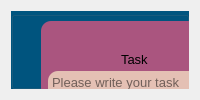
    <widget class="QWidget" name="tabWidgetsPageSchedule">
     <attribute name="title">
      <string>Schedule</string>
     </attribute>
     <layout class="QVBoxLayout" name="verticalLayout_6">
      <item>
       <widget class="QGroupBox" name="groupBox_coursesch">
        <property name="toolTipDuration">
         <number>0</number>
        </property>
        <property name="styleSheet">
         <string notr="true">background-color: rgb(0, 85, 127);</string>
        </property>
        <property name="title">
         <string/>
        </property>
        <widget class="QGroupBox" name="groupBox_2">
         <property name="geometry">
          <rect>
           <x>650</x>
           <y>10</y>
           <width>201</width>
           <height>241</height>
          </rect>
         </property>
         <property name="font">
          <font>
           <family>Calibri</family>
           <pointsize>12</pointsize>
           <weight>75</weight>
           <bold>true</bold>
          </font>
         </property>
         <property name="toolTipDuration">
          <number>0</number>
         </property>
         <property name="styleSheet">
          <string notr="true">background-color: rgb(170, 85, 127);
border-color: rgb(0, 85, 127);
color: rgb(0, 0, 0);
border-radius:10px;</string>
         </property>
         <property name="title">
          <string>Create New Announcement</string>
         </property>
         <property name="alignment">
          <set>Qt::AlignCenter</set>
         </property>
         <widget class="QTextEdit" name="textEdit_announcementtext">
          <property name="geometry">
           <rect>
            <x>18</x>
            <y>40</y>
            <width>171</width>
            <height>51</height>
           </rect>
          </property>
          <property name="toolTipDuration">
           <number>0</number>
          </property>
          <property name="styleSheet">
           <string notr="true">background-color: rgb(228, 192, 180);</string>
          </property>
          <property name="placeholderText">
           <string>Please write your announcement text here...</string>
          </property>
         </widget>
         <widget class="QLabel" name="label_announcement_3">
          <property name="geometry">
           <rect>
            <x>28</x>
            <y>100</y>
            <width>171</width>
            <height>20</height>
           </rect>
          </property>
          <property name="toolTipDuration">
           <number>0</number>
          </property>
          <property name="styleSheet">
           <string notr="true">color: rgb(0, 0, 0);</string>
          </property>
          <property name="text">
           <string>&lt;html&gt;&lt;head/&gt;&lt;body&gt;&lt;p&gt;&lt;span style=&quot; font-size:10pt;&quot;&gt;Deadline of the announcement&lt;/span&gt;&lt;/p&gt;&lt;/body&gt;&lt;/html&gt;</string>
          </property>
         </widget>
         <widget class="QPushButton" name="pushButton_SendAnnouncement">
          <property name="geometry">
           <rect>
            <x>30</x>
            <y>180</y>
            <width>151</width>
            <height>51</height>
           </rect>
          </property>
          <property name="font">
           <font>
            <family>Calibri</family>
            <pointsize>10</pointsize>
            <weight>75</weight>
            <bold>true</bold>
           </font>
          </property>
          <property name="toolTipDuration">
           <number>0</number>
          </property>
          <property name="styleSheet">
           <string notr="true">border-radius:10px;
background-color: rgb(85, 255, 0);
border-color: qradialgradient(spread:pad, cx:0.5, cy:0.5, radius:0.5, fx:0.5, fy:0.5, stop:0 rgba(0, 0, 0, 255), stop:0.19397 rgba(0, 0, 0, 255), stop:0.202312 rgba(122, 97, 0, 255), stop:0.495514 rgba(76, 58, 0, 255), stop:0.504819 rgba(255, 255, 255, 255), stop:0.79 rgba(255, 255, 255, 255), stop:1 rgba(255, 158, 158, 255));
color: rgb(0, 0, 0);
</string>
          </property>
          <property name="text">
           <string>📢
PUBLISH
ANNOUNCEMENT</string>
          </property>
         </widget>
         <widget class="QLabel" name="label_announcement_2">
          <property name="geometry">
           <rect>
            <x>48</x>
            <y>20</y>
            <width>121</width>
            <height>20</height>
           </rect>
          </property>
          <property name="toolTipDuration">
           <number>0</number>
          </property>
          <property name="styleSheet">
           <string notr="true">color: rgb(0, 0, 0);</string>
          </property>
          <property name="text">
           <string>&lt;html&gt;&lt;head/&gt;&lt;body&gt;&lt;p&gt;&lt;span style=&quot; font-size:10pt;&quot;&gt;Announcement Text&lt;/span&gt;&lt;/p&gt;&lt;/body&gt;&lt;/html&gt;</string>
          </property>
         </widget>
         <widget class="QDateEdit" name="dateEdit_lastdateofannouncement">
          <property name="geometry">
           <rect>
            <x>18</x>
            <y>120</y>
            <width>171</width>
            <height>41</height>
           </rect>
          </property>
          <property name="toolTipDuration">
           <number>0</number>
          </property>
          <property name="styleSheet">
           <string notr="true">border-radius:10px;
color: rgb(0, 0, 0);
background-color: rgb(228, 192, 180);</string>
          </property>
          <property name="dateTime">
           <datetime>
            <hour>0</hour>
            <minute>0</minute>
            <second>0</second>
            <year>2024</year>
            <month>1</month>
            <day>1</day>
           </datetime>
          </property>
          <property name="time">
           <time>
            <hour>0</hour>
            <minute>0</minute>
            <second>0</second>
           </time>
          </property>
          <property name="currentSection">
           <enum>QDateTimeEdit::DaySection</enum>
          </property>
          <property name="displayFormat">
           <string>d/M/yyyy</string>
          </property>
          <property name="calendarPopup">
           <bool>true</bool>
          </property>
          <property name="date">
           <date>
            <year>2024</year>
            <month>1</month>
            <day>1</day>
           </date>
          </property>
         </widget>
        </widget>
        <widget class="Line" name="line">
         <property name="geometry">
          <rect>
           <x>-10</x>
           <y>250</y>
           <width>631</width>
           <height>16</height>
          </rect>
         </property>
         <property name="toolTipDuration">
          <number>0</number>
         </property>
         <property name="orientation">
          <enum>Qt::Horizontal</enum>
         </property>
        </widget>
        <widget class="Line" name="line_2">
         <property name="geometry">
          <rect>
           <x>610</x>
           <y>0</y>
           <width>20</width>
           <height>541</height>
          </rect>
         </property>
         <property name="toolTipDuration">
          <number>0</number>
         </property>
         <property name="orientation">
          <enum>Qt::Vertical</enum>
         </property>
        </widget>
        <widget class="QGroupBox" name="groupBox_NewTask">
         <property name="enabled">
          <bool>true</bool>
         </property>
         <property name="geometry">
          <rect>
           <x>30</x>
           <y>10</y>
           <width>551</width>
           <height>241</height>
          </rect>
         </property>
         <property name="sizePolicy">
          <sizepolicy hsizetype="Expanding" vsizetype="Expanding">
           <horstretch>0</horstretch>
           <verstretch>0</verstretch>
          </sizepolicy>
         </property>
         <property name="font">
          <font>
           <family>Calibri</family>
           <pointsize>12</pointsize>
           <weight>75</weight>
           <bold>true</bold>
          </font>
         </property>
         <property name="toolTipDuration">
          <number>0</number>
         </property>
         <property name="autoFillBackground">
          <bool>false</bool>
         </property>
         <property name="styleSheet">
          <string notr="true">
border-radius:10px;
background-color: rgb(170, 85, 127);
</string>
         </property>
         <property name="title">
          <string>Create New Task</string>
         </property>
         <property name="alignment">
          <set>Qt::AlignCenter</set>
         </property>
         <property name="checkable">
          <bool>false</bool>
         </property>
         <widget class="QListWidget" name="listWidget_AssignList">
          <property name="geometry">
           <rect>
            <x>210</x>
            <y>50</y>
            <width>193</width>
            <height>141</height>
           </rect>
          </property>
          <property name="sizePolicy">
           <sizepolicy hsizetype="Maximum" vsizetype="Minimum">
            <horstretch>0</horstretch>
            <verstretch>0</verstretch>
           </sizepolicy>
          </property>
          <property name="toolTipDuration">
           <number>0</number>
          </property>
          <property name="styleSheet">
           <string notr="true">background-color: rgb(228, 192, 180);</string>
          </property>
          <property name="inputMethodHints">
           <set>Qt::ImhMultiLine</set>
          </property>
          <property name="frameShape">
           <enum>QFrame::StyledPanel</enum>
          </property>
          <property name="selectionMode">
           <enum>QAbstractItemView::MultiSelection</enum>
          </property>
         </widget>
         <widget class="QPushButton" name="pushButton_CreateTask">
          <property name="enabled">
           <bool>true</bool>
          </property>
          <property name="geometry">
           <rect>
            <x>410</x>
            <y>130</y>
            <width>121</width>
            <height>51</height>
           </rect>
          </property>
          <property name="sizePolicy">
           <sizepolicy hsizetype="Expanding" vsizetype="Expanding">
            <horstretch>0</horstretch>
            <verstretch>0</verstretch>
           </sizepolicy>
          </property>
          <property name="font">
           <font>
            <family>Calibri</family>
            <pointsize>10</pointsize>
            <weight>75</weight>
            <italic>false</italic>
            <bold>true</bold>
           </font>
          </property>
          <property name="toolTip">
           <string>&lt;html&gt;&lt;head/&gt;&lt;body&gt;&lt;p&gt;Create Task&lt;/p&gt;&lt;/body&gt;&lt;/html&gt;</string>
          </property>
          <property name="toolTipDuration">
           <number>0</number>
          </property>
          <property name="styleSheet">
           <string notr="true">background-color: rgb(228, 192, 180);
background-color: rgb(85, 255, 0);
border-radius:10px;
</string>
          </property>
          <property name="text">
           <string>💾
SAVE</string>
          </property>
         </widget>
         <widget class="QLabel" name="label_Assignees">
          <property name="geometry">
           <rect>
            <x>270</x>
            <y>30</y>
            <width>71</width>
            <height>16</height>
           </rect>
          </property>
          <property name="sizePolicy">
           <sizepolicy hsizetype="Maximum" vsizetype="Maximum">
            <horstretch>0</horstretch>
            <verstretch>0</verstretch>
           </sizepolicy>
          </property>
          <property name="font">
           <font>
            <pointsize>10</pointsize>
           </font>
          </property>
          <property name="toolTipDuration">
           <number>0</number>
          </property>
          <property name="text">
           <string>Assignees</string>
          </property>
         </widget>
         <widget class="QLabel" name="label_Task">
          <property name="geometry">
           <rect>
            <x>80</x>
            <y>30</y>
            <width>41</width>
            <height>16</height>
           </rect>
          </property>
          <property name="sizePolicy">
           <sizepolicy hsizetype="Maximum" vsizetype="Maximum">
            <horstretch>0</horstretch>
            <verstretch>0</verstretch>
           </sizepolicy>
          </property>
          <property name="font">
           <font>
            <pointsize>10</pointsize>
           </font>
          </property>
          <property name="toolTipDuration">
           <number>0</number>
          </property>
          <property name="text">
           <string>Task </string>
          </property>
         </widget>
         <widget class="QLabel" name="label_Deadline">
          <property name="geometry">
           <rect>
            <x>450</x>
            <y>29</y>
            <width>51</width>
            <height>16</height>
           </rect>
          </property>
          <property name="sizePolicy">
           <sizepolicy hsizetype="Maximum" vsizetype="Maximum">
            <horstretch>0</horstretch>
            <verstretch>0</verstretch>
           </sizepolicy>
          </property>
          <property name="font">
           <font>
            <pointsize>10</pointsize>
           </font>
          </property>
          <property name="toolTipDuration">
           <number>0</number>
          </property>
          <property name="text">
           <string>Deadline</string>
          </property>
         </widget>
         <widget class="QPlainTextEdit" name="plainTextEdit_NewTask">
          <property name="geometry">
           <rect>
            <x>7</x>
            <y>50</y>
            <width>193</width>
            <height>141</height>
           </rect>
          </property>
          <property name="sizePolicy">
           <sizepolicy hsizetype="Maximum" vsizetype="Minimum">
            <horstretch>0</horstretch>
            <verstretch>0</verstretch>
           </sizepolicy>
          </property>
          <property name="font">
           <font>
            <family>Arial</family>
            <pointsize>10</pointsize>
            <italic>false</italic>
           </font>
          </property>
          <property name="toolTipDuration">
           <number>0</number>
          </property>
          <property name="styleSheet">
           <string notr="true">background-color: rgb(228, 192, 180);

</string>
          </property>
          <property name="placeholderText">
           <string>Please write your task description here...</string>
          </property>
         </widget>
         <widget class="QDateTimeEdit" name="dateTimeEdit_Deadline">
          <property name="geometry">
           <rect>
            <x>410</x>
            <y>49</y>
            <width>121</width>
            <height>41</height>
           </rect>
          </property>
          <property name="sizePolicy">
           <sizepolicy hsizetype="Minimum" vsizetype="Maximum">
            <horstretch>0</horstretch>
            <verstretch>0</verstretch>
           </sizepolicy>
          </property>
          <property name="font">
           <font>
            <family>Calibri</family>
            <pointsize>10</pointsize>
            <weight>50</weight>
            <bold>false</bold>
           </font>
          </property>
          <property name="toolTipDuration">
           <number>0</number>
          </property>
          <property name="styleSheet">
           <string notr="true">background-color: rgb(228, 192, 180);
selection-background-color: rgb(255, 0, 0);</string>
          </property>
          <property name="date">
           <date>
            <year>2024</year>
            <month>1</month>
            <day>1</day>
           </date>
          </property>
          <property name="calendarPopup">
           <bool>true</bool>
          </property>
         </widget>
        </widget>
        <widget class="QGroupBox" name="groupBox_3">
         <property name="geometry">
          <rect>
           <x>650</x>
           <y>260</y>
           <width>201</width>
           <height>261</height>
          </rect>
         </property>
         <property name="font">
          <font>
           <family>Calibri</family>
           <pointsize>12</pointsize>
           <weight>75</weight>
           <bold>true</bold>
          </font>
         </property>
         <property name="toolTipDuration">
          <number>0</number>
         </property>
         <property name="styleSheet">
          <string notr="true">background-color: rgb(170, 85, 127);
border-color: rgb(0, 85, 127);
color: rgb(0, 0, 0);
border-radius:10px;</string>
         </property>
         <property name="title">
          <string>Edit/Delete Announcement</string>
         </property>
         <property name="alignment">
          <set>Qt::AlignCenter</set>
         </property>
         <widget class="QTextEdit" name="textEdit_announcementtext_5">
          <property name="geometry">
           <rect>
            <x>18</x>
            <y>80</y>
            <width>171</width>
            <height>51</height>
           </rect>
          </property>
          <property name="toolTipDuration">
           <number>0</number>
          </property>
          <property name="styleSheet">
           <string notr="true">background-color: rgb(228, 192, 180);</string>
          </property>
          <property name="placeholderText">
           <string>Please write your announcement text here...</string>
          </property>
         </widget>
         <widget class="QLabel" name="label_announcement_10">
          <property name="geometry">
           <rect>
            <x>28</x>
            <y>130</y>
            <width>171</width>
            <height>20</height>
           </rect>
          </property>
          <property name="toolTipDuration">
           <number>0</number>
          </property>
          <property name="styleSheet">
           <string notr="true">color: rgb(0, 0, 0);</string>
          </property>
          <property name="text">
           <string>&lt;html&gt;&lt;head/&gt;&lt;body&gt;&lt;p&gt;&lt;span style=&quot; font-size:10pt;&quot;&gt;Deadline of the announcement&lt;/span&gt;&lt;/p&gt;&lt;/body&gt;&lt;/html&gt;</string>
          </property>
         </widget>
         <widget class="QPushButton" name="pushButton_edit_announcement">
          <property name="geometry">
           <rect>
            <x>20</x>
            <y>190</y>
            <width>81</width>
            <height>41</height>
           </rect>
          </property>
          <property name="font">
           <font>
            <family>Calibri</family>
            <pointsize>10</pointsize>
            <weight>75</weight>
            <bold>true</bold>
           </font>
          </property>
          <property name="toolTipDuration">
           <number>0</number>
          </property>
          <property name="styleSheet">
           <string notr="true">border-radius:10px;
border-color: qradialgradient(spread:pad, cx:0.5, cy:0.5, radius:0.5, fx:0.5, fy:0.5, stop:0 rgba(0, 0, 0, 255), stop:0.19397 rgba(0, 0, 0, 255), stop:0.202312 rgba(122, 97, 0, 255), stop:0.495514 rgba(76, 58, 0, 255), stop:0.504819 rgba(255, 255, 255, 255), stop:0.79 rgba(255, 255, 255, 255), stop:1 rgba(255, 158, 158, 255));
color: rgb(0, 0, 0);
background-color: rgb(85, 255, 0);</string>
          </property>
          <property name="text">
           <string>📢
EDIT</string>
          </property>
         </widget>
         <widget class="QLabel" name="label_announcement_11">
          <property name="geometry">
           <rect>
            <x>48</x>
            <y>60</y>
            <width>121</width>
            <height>20</height>
           </rect>
          </property>
          <property name="toolTipDuration">
           <number>0</number>
          </property>
          <property name="styleSheet">
           <string notr="true">color: rgb(0, 0, 0);</string>
          </property>
          <property name="text">
           <string>&lt;html&gt;&lt;head/&gt;&lt;body&gt;&lt;p&gt;&lt;span style=&quot; font-size:10pt;&quot;&gt;Announcement Text&lt;/span&gt;&lt;/p&gt;&lt;/body&gt;&lt;/html&gt;</string>
          </property>
         </widget>
         <widget class="QDateEdit" name="dateEdit_lastdateofannouncement_5">
          <property name="geometry">
           <rect>
            <x>18</x>
            <y>150</y>
            <width>171</width>
            <height>31</height>
           </rect>
          </property>
          <property name="toolTipDuration">
           <number>0</number>
          </property>
          <property name="styleSheet">
           <string notr="true">border-radius:10px;
color: rgb(0, 0, 0);
background-color: rgb(228, 192, 180);</string>
          </property>
          <property name="dateTime">
           <datetime>
            <hour>0</hour>
            <minute>0</minute>
            <second>0</second>
            <year>2024</year>
            <month>1</month>
            <day>1</day>
           </datetime>
          </property>
          <property name="time">
           <time>
            <hour>0</hour>
            <minute>0</minute>
            <second>0</second>
           </time>
          </property>
          <property name="currentSection">
           <enum>QDateTimeEdit::DaySection</enum>
          </property>
          <property name="displayFormat">
           <string>d/M/yyyy</string>
          </property>
          <property name="calendarPopup">
           <bool>true</bool>
          </property>
          <property name="date">
           <date>
            <year>2024</year>
            <month>1</month>
            <day>1</day>
           </date>
          </property>
         </widget>
         <widget class="QComboBox" name="comboBox_announcement">
          <property name="geometry">
           <rect>
            <x>30</x>
            <y>30</y>
            <width>151</width>
            <height>21</height>
           </rect>
          </property>
          <property name="styleSheet">
           <string notr="true">background-color: rgb(228, 192, 180);</string>
          </property>
         </widget>
         <widget class="QPushButton" name="pushButton_DeleteAnnouncement_6">
          <property name="geometry">
           <rect>
            <x>120</x>
            <y>190</y>
            <width>71</width>
            <height>41</height>
           </rect>
          </property>
          <property name="font">
           <font>
            <family>Calibri</family>
            <pointsize>10</pointsize>
            <weight>75</weight>
            <bold>true</bold>
           </font>
          </property>
          <property name="toolTipDuration">
           <number>0</number>
          </property>
          <property name="styleSheet">
           <string notr="true">border-radius:10px;
border-color: qradialgradient(spread:pad, cx:0.5, cy:0.5, radius:0.5, fx:0.5, fy:0.5, stop:0 rgba(0, 0, 0, 255), stop:0.19397 rgba(0, 0, 0, 255), stop:0.202312 rgba(122, 97, 0, 255), stop:0.495514 rgba(76, 58, 0, 255), stop:0.504819 rgba(255, 255, 255, 255), stop:0.79 rgba(255, 255, 255, 255), stop:1 rgba(255, 158, 158, 255));
color: rgb(0, 0, 0);
background-color: rgb(255, 0, 0);</string>
          </property>
          <property name="text">
           <string>✖️
DELETE</string>
          </property>
         </widget>
        </widget>
        <widget class="QGroupBox" name="groupBox_NewTask_2">
         <property name="enabled">
          <bool>true</bool>
         </property>
         <property name="geometry">
          <rect>
           <x>30</x>
           <y>270</y>
           <width>551</width>
           <height>241</height>
          </rect>
         </property>
         <property name="sizePolicy">
          <sizepolicy hsizetype="Expanding" vsizetype="Expanding">
           <horstretch>0</horstretch>
           <verstretch>0</verstretch>
          </sizepolicy>
         </property>
         <property name="font">
          <font>
           <family>Calibri</family>
           <pointsize>12</pointsize>
           <weight>75</weight>
           <bold>true</bold>
          </font>
         </property>
         <property name="toolTipDuration">
          <number>0</number>
         </property>
         <property name="autoFillBackground">
          <bool>false</bool>
         </property>
         <property name="styleSheet">
          <string notr="true">
border-radius:10px;
background-color: rgb(170, 85, 127);
</string>
         </property>
         <property name="title">
          <string>Edit Delete Task</string>
         </property>
         <property name="alignment">
          <set>Qt::AlignCenter</set>
         </property>
         <property name="checkable">
          <bool>false</bool>
         </property>
         <widget class="QListWidget" name="listWidget_AssignList_2">
          <property name="geometry">
           <rect>
            <x>17</x>
            <y>90</y>
            <width>193</width>
            <height>141</height>
           </rect>
          </property>
          <property name="sizePolicy">
           <sizepolicy hsizetype="Maximum" vsizetype="Minimum">
            <horstretch>0</horstretch>
            <verstretch>0</verstretch>
           </sizepolicy>
          </property>
          <property name="toolTipDuration">
           <number>0</number>
          </property>
          <property name="styleSheet">
           <string notr="true">background-color: rgb(228, 192, 180);</string>
          </property>
          <property name="inputMethodHints">
           <set>Qt::ImhMultiLine</set>
          </property>
          <property name="frameShape">
           <enum>QFrame::StyledPanel</enum>
          </property>
          <property name="selectionMode">
           <enum>QAbstractItemView::MultiSelection</enum>
          </property>
         </widget>
         <widget class="QPushButton" name="pushButton_Delete_Task">
          <property name="enabled">
           <bool>true</bool>
          </property>
          <property name="geometry">
           <rect>
            <x>420</x>
            <y>200</y>
            <width>121</width>
            <height>31</height>
           </rect>
          </property>
          <property name="sizePolicy">
           <sizepolicy hsizetype="Expanding" vsizetype="Expanding">
            <horstretch>0</horstretch>
            <verstretch>0</verstretch>
           </sizepolicy>
          </property>
          <property name="font">
           <font>
            <family>Calibri</family>
            <pointsize>10</pointsize>
            <weight>75</weight>
            <italic>false</italic>
            <bold>true</bold>
           </font>
          </property>
          <property name="toolTip">
           <string>&lt;html&gt;&lt;head/&gt;&lt;body&gt;&lt;p&gt;Create Task&lt;/p&gt;&lt;/body&gt;&lt;/html&gt;</string>
          </property>
          <property name="toolTipDuration">
           <number>0</number>
          </property>
          <property name="styleSheet">
           <string notr="true">background-color: rgb(228, 192, 180);
background-color: rgb(255, 0, 0);
border-radius:10px;
</string>
          </property>
          <property name="text">
           <string>✖️
DELETE</string>
          </property>
         </widget>
         <widget class="QLabel" name="label_Assignees_2">
          <property name="geometry">
           <rect>
            <x>77</x>
            <y>70</y>
            <width>71</width>
            <height>16</height>
           </rect>
          </property>
          <property name="sizePolicy">
           <sizepolicy hsizetype="Maximum" vsizetype="Maximum">
            <horstretch>0</horstretch>
            <verstretch>0</verstretch>
           </sizepolicy>
          </property>
          <property name="font">
           <font>
            <pointsize>10</pointsize>
           </font>
          </property>
          <property name="toolTipDuration">
           <number>0</number>
          </property>
          <property name="text">
           <string>Assignees</string>
          </property>
         </widget>
         <widget class="QLabel" name="label_Task_2">
          <property name="geometry">
           <rect>
            <x>290</x>
            <y>70</y>
            <width>41</width>
            <height>16</height>
           </rect>
          </property>
          <property name="sizePolicy">
           <sizepolicy hsizetype="Maximum" vsizetype="Maximum">
            <horstretch>0</horstretch>
            <verstretch>0</verstretch>
           </sizepolicy>
          </property>
          <property name="font">
           <font>
            <pointsize>10</pointsize>
           </font>
          </property>
          <property name="toolTipDuration">
           <number>0</number>
          </property>
          <property name="text">
           <string>Task </string>
          </property>
         </widget>
         <widget class="QLabel" name="label_Deadline_2">
          <property name="geometry">
           <rect>
            <x>460</x>
            <y>70</y>
            <width>51</width>
            <height>16</height>
           </rect>
          </property>
          <property name="sizePolicy">
           <sizepolicy hsizetype="Maximum" vsizetype="Maximum">
            <horstretch>0</horstretch>
            <verstretch>0</verstretch>
           </sizepolicy>
          </property>
          <property name="font">
           <font>
            <pointsize>10</pointsize>
           </font>
          </property>
          <property name="toolTipDuration">
           <number>0</number>
          </property>
          <property name="text">
           <string>Deadline</string>
          </property>
         </widget>
         <widget class="QPlainTextEdit" name="plainTextEdit_NewTask_2">
          <property name="geometry">
           <rect>
            <x>217</x>
            <y>90</y>
            <width>193</width>
            <height>141</height>
           </rect>
          </property>
          <property name="sizePolicy">
           <sizepolicy hsizetype="Maximum" vsizetype="Minimum">
            <horstretch>0</horstretch>
            <verstretch>0</verstretch>
           </sizepolicy>
          </property>
          <property name="font">
           <font>
            <family>Arial</family>
            <pointsize>10</pointsize>
            <italic>false</italic>
           </font>
          </property>
          <property name="toolTipDuration">
           <number>0</number>
          </property>
          <property name="styleSheet">
           <string notr="true">background-color: rgb(228, 192, 180);

</string>
          </property>
          <property name="placeholderText">
           <string>Please write your task description here...</string>
          </property>
         </widget>
         <widget class="QDateTimeEdit" name="dateTimeEdit_Deadline_2">
          <property name="geometry">
           <rect>
            <x>420</x>
            <y>90</y>
            <width>121</width>
            <height>41</height>
           </rect>
          </property>
          <property name="sizePolicy">
           <sizepolicy hsizetype="Minimum" vsizetype="Maximum">
            <horstretch>0</horstretch>
            <verstretch>0</verstretch>
           </sizepolicy>
          </property>
          <property name="font">
           <font>
            <family>Calibri</family>
            <pointsize>10</pointsize>
            <weight>50</weight>
            <bold>false</bold>
           </font>
          </property>
          <property name="toolTipDuration">
           <number>0</number>
          </property>
          <property name="styleSheet">
           <string notr="true">background-color: rgb(228, 192, 180);
selection-background-color: rgb(255, 0, 0);</string>
          </property>
          <property name="date">
           <date>
            <year>2024</year>
            <month>1</month>
            <day>1</day>
           </date>
          </property>
          <property name="calendarPopup">
           <bool>true</bool>
          </property>
         </widget>
         <widget class="QComboBox" name="comboBox_tasks">
          <property name="geometry">
           <rect>
            <x>20</x>
            <y>30</y>
            <width>521</width>
            <height>31</height>
           </rect>
          </property>
          <property name="styleSheet">
           <string notr="true">background-color: rgb(228, 192, 180);</string>
          </property>
         </widget>
         <widget class="QLabel" name="label_Assignees_3">
          <property name="geometry">
           <rect>
            <x>30</x>
            <y>10</y>
            <width>71</width>
            <height>16</height>
           </rect>
          </property>
          <property name="sizePolicy">
           <sizepolicy hsizetype="Maximum" vsizetype="Maximum">
            <horstretch>0</horstretch>
            <verstretch>0</verstretch>
           </sizepolicy>
          </property>
          <property name="font">
           <font>
            <pointsize>10</pointsize>
           </font>
          </property>
          <property name="toolTipDuration">
           <number>0</number>
          </property>
          <property name="text">
           <string>Task Id-Task </string>
          </property>
         </widget>
         <widget class="QPushButton" name="pushButton_Edit_Task">
          <property name="enabled">
           <bool>true</bool>
          </property>
          <property name="geometry">
           <rect>
            <x>420</x>
            <y>150</y>
            <width>121</width>
            <height>31</height>
           </rect>
          </property>
          <property name="sizePolicy">
           <sizepolicy hsizetype="Expanding" vsizetype="Expanding">
            <horstretch>0</horstretch>
            <verstretch>0</verstretch>
           </sizepolicy>
          </property>
          <property name="font">
           <font>
            <family>Calibri</family>
            <pointsize>10</pointsize>
            <weight>75</weight>
            <italic>false</italic>
            <bold>true</bold>
           </font>
          </property>
          <property name="toolTip">
           <string>&lt;html&gt;&lt;head/&gt;&lt;body&gt;&lt;p&gt;Create Task&lt;/p&gt;&lt;/body&gt;&lt;/html&gt;</string>
          </property>
          <property name="toolTipDuration">
           <number>0</number>
          </property>
          <property name="styleSheet">
           <string notr="true">background-color: rgb(228, 192, 180);
background-color: rgb(85, 255, 0);
border-radius:10px;
</string>
          </property>
          <property name="text">
           <string>💾
EDIT</string>
          </property>
         </widget>
        </widget>
       </widget>
      </item>
     </layout>
    </widget>
